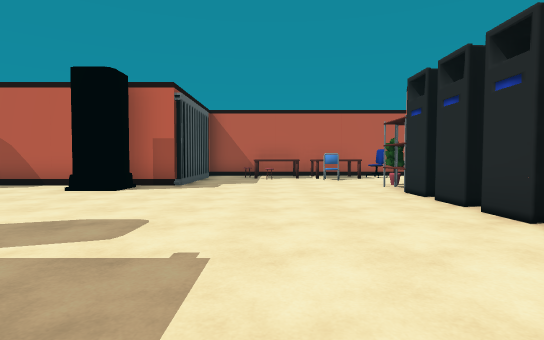
[1] (above)

19 first-person views from a walk through a 3-D level made in the Unity game engine. The camera is 1.3 m above the floor, tilts 2° down and sees 80° across. Doors are open. The floor is counted in squares, 2 m on a side. Each view is taken from the middle of a square. On the plan, view 1 faces up. The plan holds only what a view shows up to about 10 squares ahead; the rest is blank. The place goes on beyond the plan. The player character is not drawn.

[2]
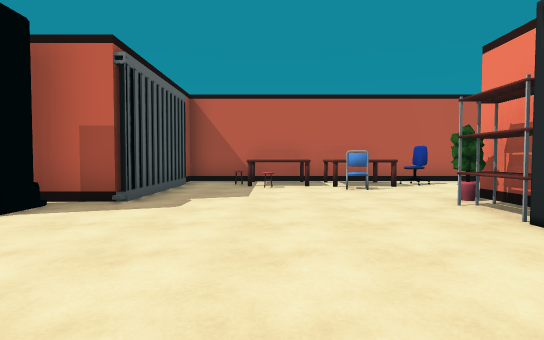

[3]
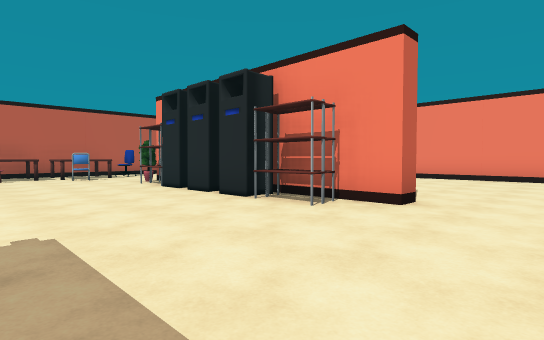

[4]
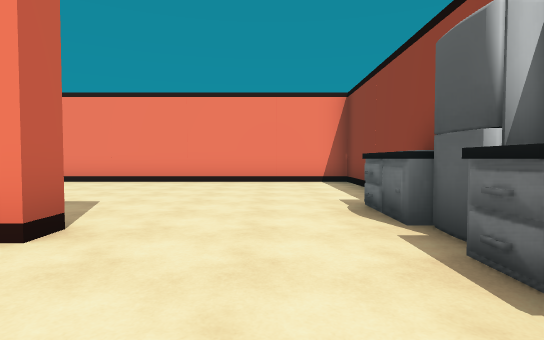

[5]
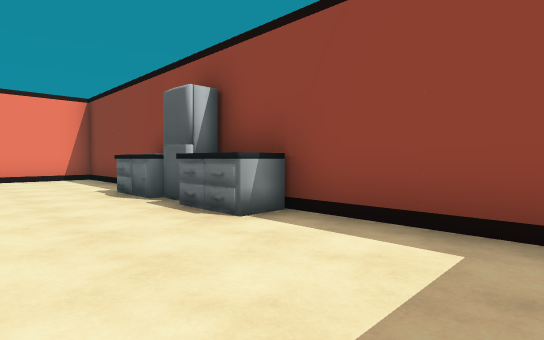

[6]
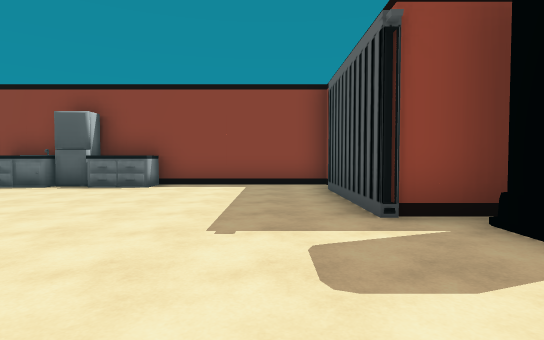

[7]
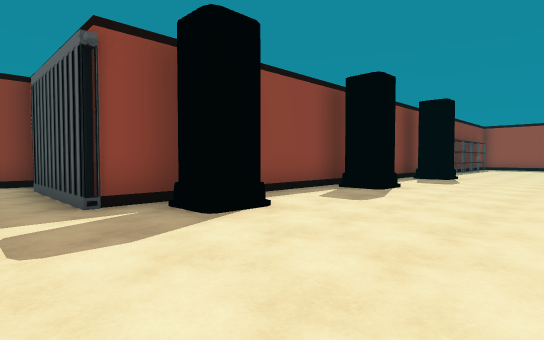

[8]
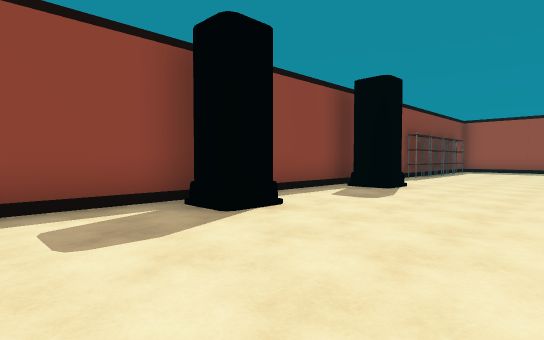

[9]
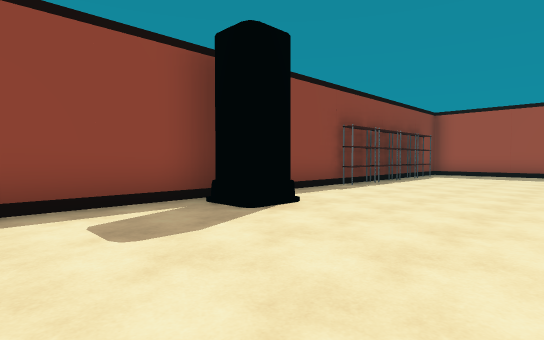

[10]
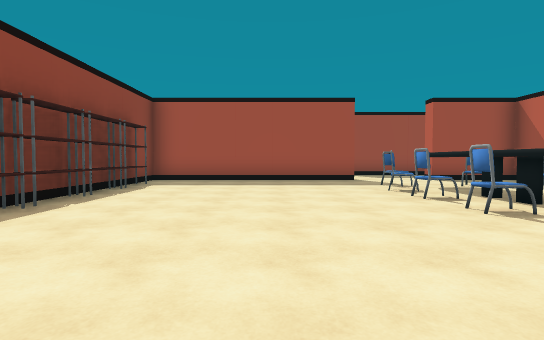

[11]
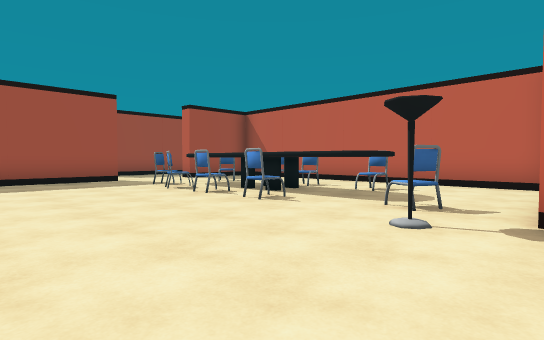

[12]
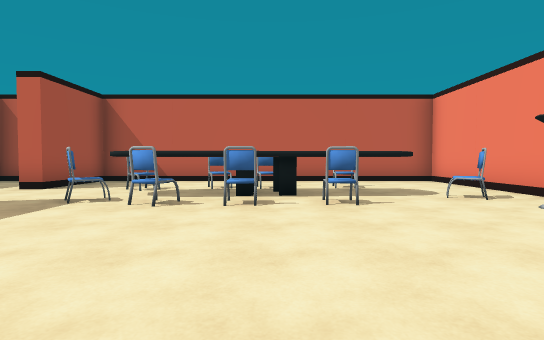

[13]
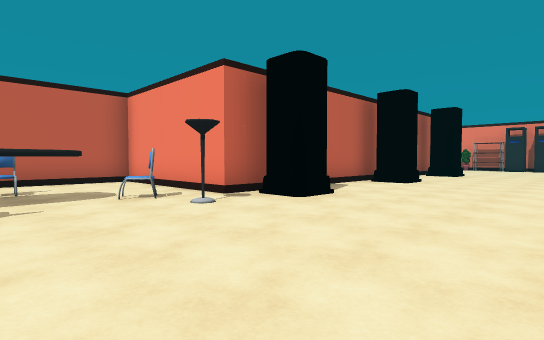

[14]
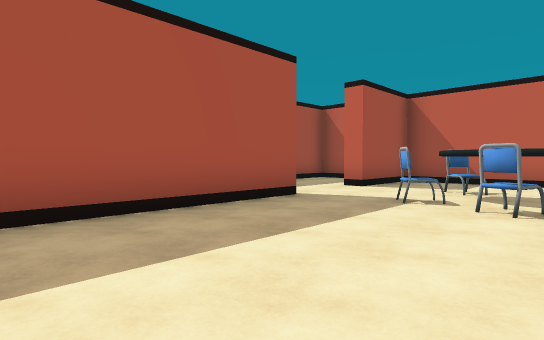

[15]
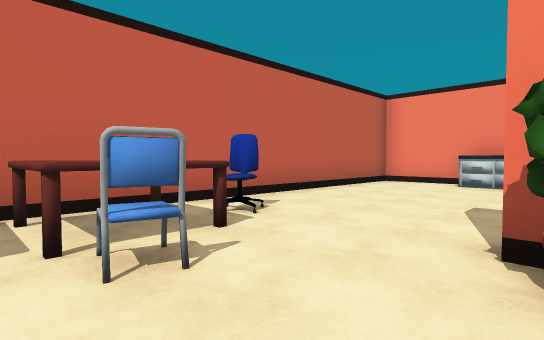

[16]
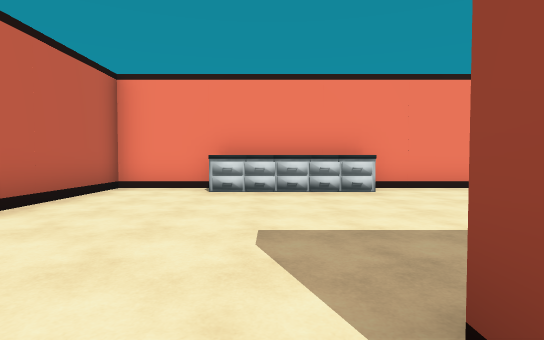

[17]
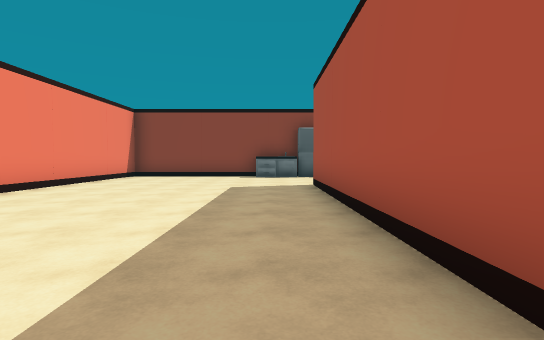

[18]
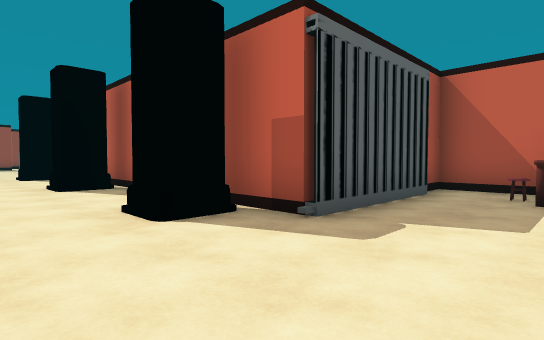

[19]
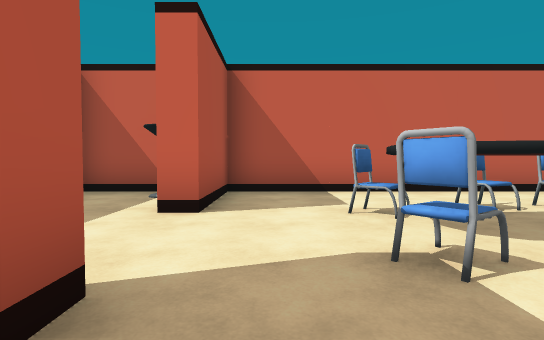

### Floor plan
Points are (right, up) in squares from view 1. A wall is a line through its corners. A room is listed if a view was taken in it or the views show most of it. See-through windows are left out.
Room 1 (views 1, 2, 3, 4, 5, 6, 7, 8, 9, 10, 11, 12, 13, 14, 15, 16, 17, 18, 19)
walls: (-3.7, 1.4) (-2.2, 1.4) (-2.2, -2); (-2.2, 11.3) (-2.2, 7.9) (-10.1, 7.9); (2.6, 5.3) (2.5, 6.2); (2.6, 4.2) (2.6, 5.1); (-12.2, 7.9) (-13.4, 7.9) (-13.4, 12.4) (-22.9, 12.4) (-22.9, 9.9); (-2.4, -3.1) (10.1, -3.1) (10.1, 12.4) (-2.4, 12.4) (-2.4, 11.8); (3.5, 7.2) (3.5, 8.5); (4, 7.9) (4, 0.9) (3.5, 0.9) (3.5, 3.3) (2.6, 3.2) (2.6, 4); (1.8, -3.1) (1.8, -2.3) (3.2, -2.3); (-15.4, 9.2) (-15.5, 8.6) (-16.3, 8.4); (-16.2, 8.5) (-19.6, 8.3); (4.7, -2.3) (5.6, -2.3); (-17.5, 8.7) (-18, 8.7); (-18.2, 8.7) (-18.7, 8.6); (9.2, 6.9) (9.2, 10.2); (-20.4, 8.3) (-20.9, 8.6); (-22.9, 3.5) (-22.9, 1.4) (-5.2, 1.4); (-22.9, 7.6) (-22.9, 5.4)
ways out: open door at (-23, 9)
objects: shelf (-21, 2); chair (-21, 8); chair (-21, 10); chair (-20, 8); shelf (-19, 2); chair (-19, 10); shelf (-18, 2); chair (-18, 8); chair (-18, 10); shelf (-17, 2); chair (-17, 8); chair (-16, 10); chair (-15, 8); lamp (-14, 7); pillar (-12, 2); other object (-12, 7); other object (-8, 2); other object (-8, 7); pillar (-4, 2) to (-3, 2); pillar (-4, 7) to (-3, 7); stool (-1, 11); other object (0, 10); table (0, 11) to (1, 12); chair (2, 10); table (2, 11) to (3, 12); shelf (3, 2); shelf (3, 7); plant (3, 8); chair (3, 11) to (4, 11); sink (4, -3); fridge (4, -2)

Where each view was taken, in squares from view 1:
view 1: 0 up, 0 right, facing up
view 2: 3 up, 0 right, facing up
view 3: 1 down, 1 left, facing up-right
view 4: 1 down, 1 right, facing right
view 5: 0 up, 1 left, facing down-right
view 6: 5 up, 1 left, facing down
view 7: 6 up, 1 left, facing down-left
view 8: 6 up, 5 left, facing down-left
view 9: 6 up, 9 left, facing down-left
view 10: 5 up, 13 left, facing left
view 11: 4 up, 13 left, facing up-left
view 12: 3 up, 18 left, facing up
view 13: 3 up, 17 left, facing up-right
view 14: 3 up, 19 left, facing up-left
view 15: 8 up, 1 right, facing up-right
view 16: 9 up, 3 right, facing right
view 17: 9 up, 5 right, facing down
view 18: 5 up, 0 right, facing up-left
view 19: 6 up, 22 left, facing up
